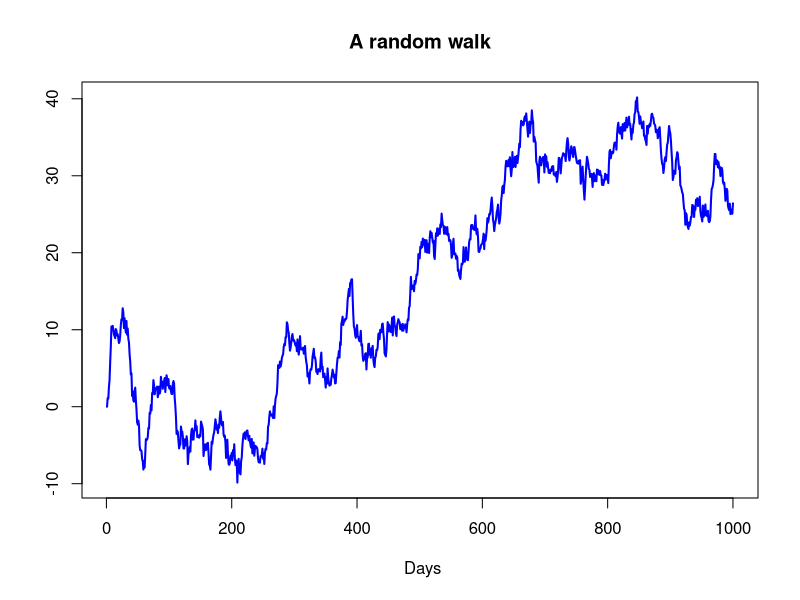
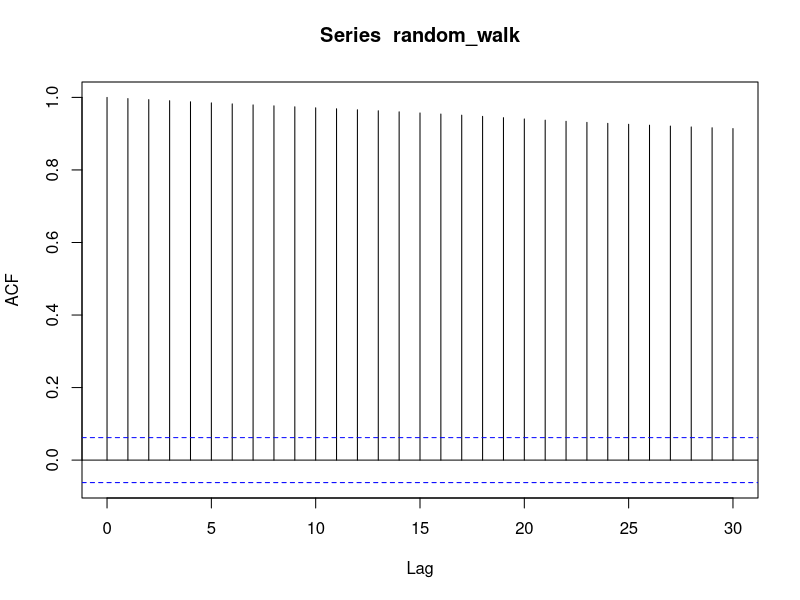
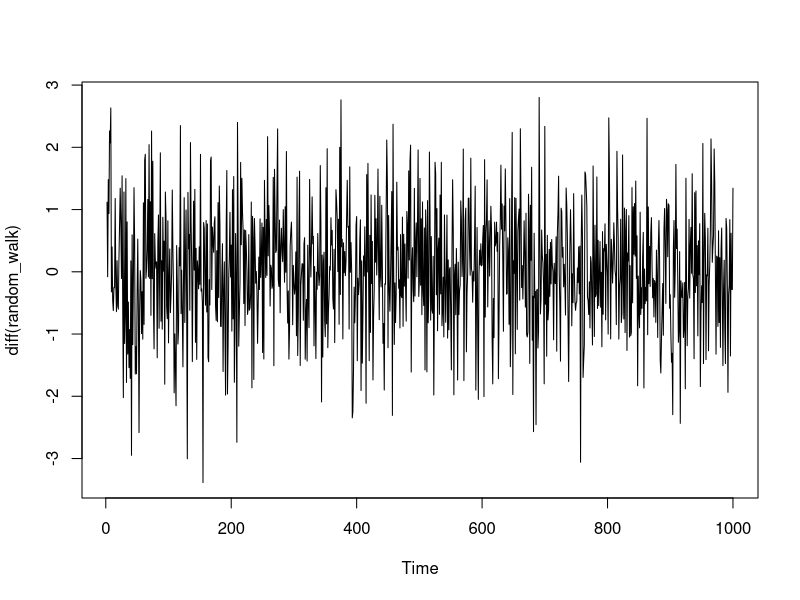
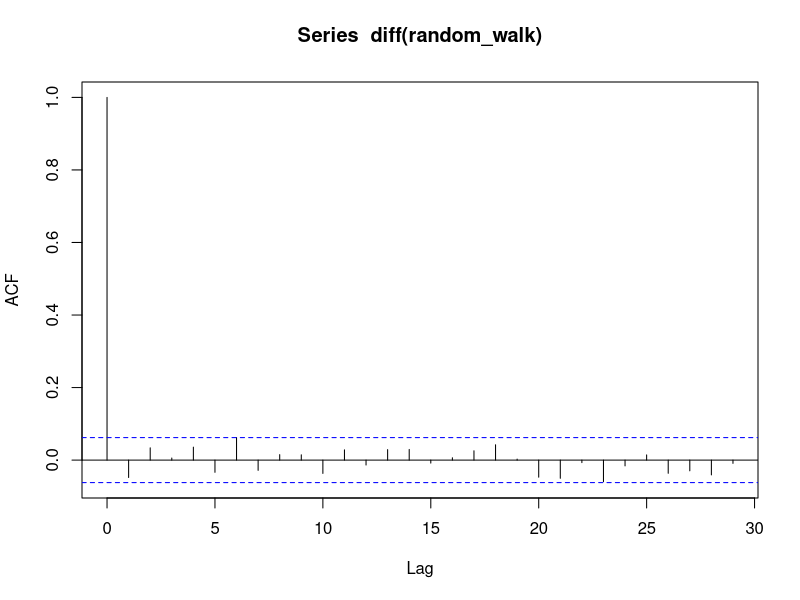

Recreate these plots in R, in order.
set.seed(1030)
x <- NULL
x[1] <- 0
for(i in 2:1000){
  x[i] <- x[i - 1] + rnorm(1)
}

random_walk <- ts(x)
plot(random_walk, main='A random walk', ylab=' ', xlab=' Days', col='blue',
     lwd=2)

# not stationary time series does not make sense to use ACF
# let's do it anyway

acf(random_walk)


## removing the trend

plot(diff(random_walk))
acf(diff(random_walk))
